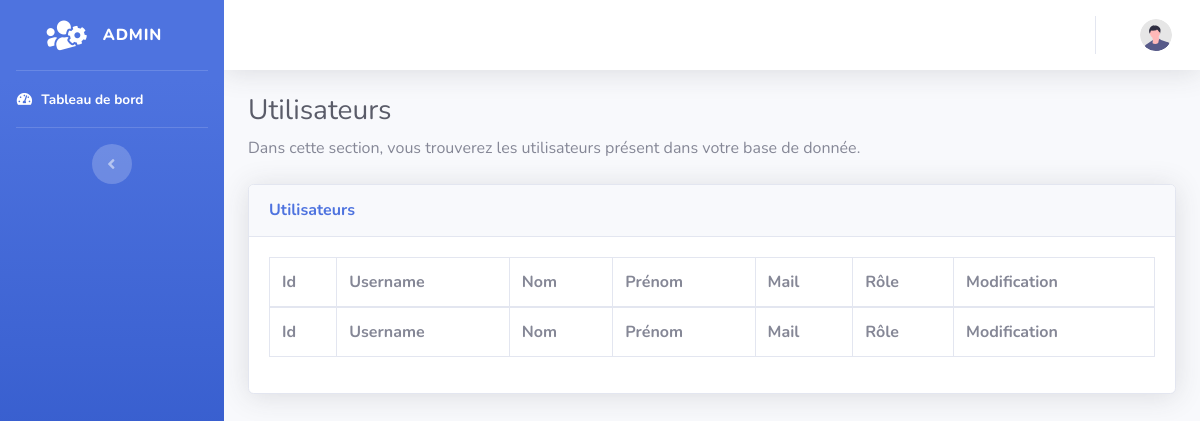
Page /admin.php on the earlier database version.
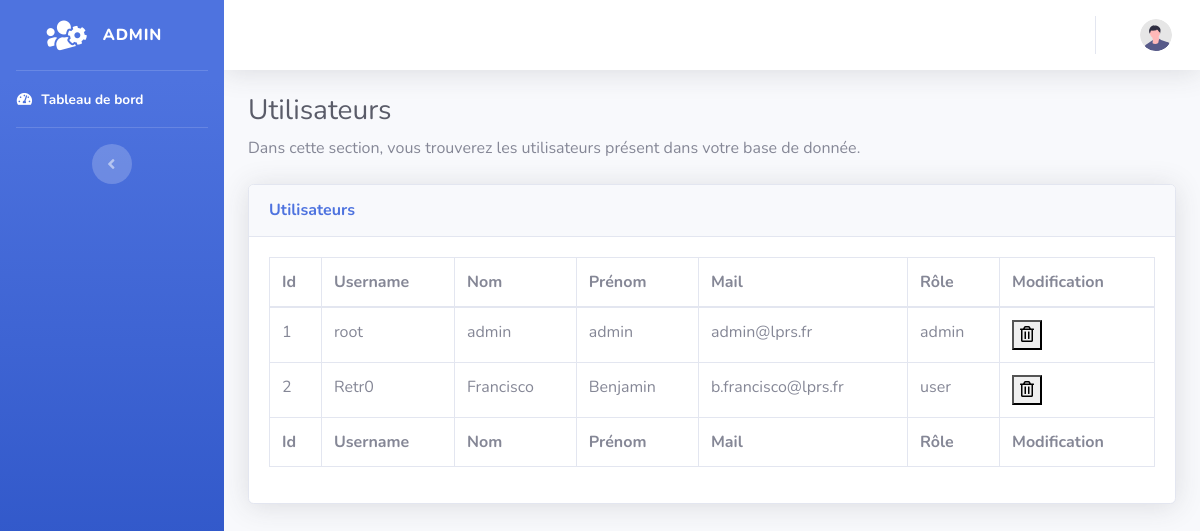
Same page on the later database version.
### tables this page shows
CREATE TABLE IF NOT EXISTS `users` (
  `id` smallint(5) UNSIGNED NOT NULL AUTO_INCREMENT,
  `username` varchar(40) NOT NULL,
  `nom` varchar(80) NOT NULL,
  `prenom` varchar(80) NOT NULL,
  `password` varchar(40) NOT NULL,
  `mail` varchar(255) NOT NULL,
  `role` tinyint(3) UNSIGNED NOT NULL,
  PRIMARY KEY (`id`)
);

### model/Functions.php (called while the page is built, shortened)
<?php
require_once 'bdd.php';
class Functions
{
    private $req;
    public function setReq($req)
    {
        $this->req = $req;
    }
    public function getReq()
    {
        return $this->req;
    }
    public function fetch_user(){
        $bdd = new bdd();
        $req=$bdd->getStart()->prepare('SELECT * FROM users ');
        $req->execute();
        $donne = $req->fetchAll();
    }
}

### model/bdd.php (called while the page is built)
<?php
class bdd
{
    private $bdd;
    public function __construct()
    {
        try {
            $this->bdd = new PDO('mysql:host=localhost;dbname=library;charset=utf8', 'root', '');
            $this->bdd->exec('SET CHARACTER SET utf8');
        }
       catch(Exception $e){
            die('Erreur : '.$e->getMessage());
       }
    }
    public function getStart(){
        return $this->bdd;
    }
}

### admin.php (the view, shortened to what this page needs)
<?php include 'inc/sidenav.php'; ?>
<?php include 'inc/header.php'; ?>
<?php require_once 'model/Functions.php'; ?>
            <div class="container-fluid">
                <h1 class="h3 mb-2 text-gray-800">Utilisateurs</h1>
                <p class="mb-4">Dans cette section, vous trouverez les utilisateurs présent dans votre base de donnée.</p>
                <div class="card shadow mb-4">
                    <div class="card-header py-3">
                        <h6 class="m-0 font-weight-bold text-primary">Utilisateurs</h6>
                    </div>
                    <div class="card-body">
                        <div class="table-responsive">
                            <?php
                            $function = new Functions();
                            $function->fetch_user();
                            $a = $function->getReq();
                            ?>
                            <table class="table table-bordered" id="dataTable" width="100%" cellspacing="0">
                                <thead>
                                <tr>
                                    <th>Id</th>
                                    <th>Username</th>
                                    <th>Nom</th>
                                    <th>Prénom</th>
                                    <th>Mail</th>
                                    <th>Rôle</th>
                                    <th>Modification</th>
                                </tr>
                                </thead>
                                <tbody>
                                <?php
                                $count_1 = count($a);
                                for ($i=0;$i<$count_1;$i++){
                                    if ($a[$i]['role'] == 1){
                                        $a[$i]['role'] = "admin";
                                    }
                                    elseif ($a[$i]['role'] == 2){
                                        $a[$i]['role'] = "user";
                                    }
                                    echo '<tr>';
                                    echo '<td>'.$a[$i]['id'].'</td>';
                                    echo '<td>'.$a[$i]['username'].'</td>';
                                    echo '<td>'.$a[$i]['nom'].'</td>';
                                    echo '<td>'.$a[$i]['prenom'].'</td>';
                                    echo '<td>'.$a[$i]['mail'].'</td>';
                                    echo '<td>'.$a[$i]['role'].'</td>';
                                    echo '<td>
                                          <form action="traitement/traitement_suppression.php" method="post" id="form">
                                            <input name="id" hidden value="' .$a[$i]['id'].'">
                                            <button document.getElementById("form").submit();">
                                                <i class="far fa-trash-alt"></i>
                                            </button>
                                          </form>
                                          </td>';
                                    echo '</tr>';
                                }
                                ?>
                                </tbody>
                                <tfoot>
                                <tr>
                                    <th>Id</th>
                                    <th>Username</th>
                                    <th>Nom</th>
                                    <th>Prénom</th>
                                    <th>Mail</th>
                                    <th>Rôle</th>
                                    <th>Modification</th>
                                </tr>
                                </tfoot>
                            </table>
                        </div>
                    </div>
                </div>
            </div>
    </div>
</div>
</body>
</html>

### inc/sidenav.php (shortened to what this page needs)
<!DOCTYPE html>
<html lang="fr">
<head>
    <link href="./assets/vendor/fontawesome-free/css/all.min.css" rel="stylesheet" type="text/css">
    <link href="./assets/css/sb-admin-2.min.css" rel="stylesheet">
</head>
<body id="page-top">
<div id="wrapper">
    <ul class="navbar-nav bg-gradient-primary sidebar sidebar-dark accordion" id="accordionSidebar">
        <a class="sidebar-brand d-flex align-items-center justify-content-center" href="index.php">
            <div class="sidebar-brand-icon rotate-n-15">
                <i class="fas fa-users-cog"></i>
            </div>
            <div class="sidebar-brand-text mx-3">ADMIN</div>
        </a>
        <hr class="sidebar-divider my-0">
        <li class="nav-item active">
            <a class="nav-link" href="admin.php">
                <i class="fas fa-fw fa-tachometer-alt"></i>
                <span>Tableau de bord</span>
            </a>
        </li>
        <hr class="sidebar-divider d-none d-md-block">
        <div class="text-center d-none d-md-inline">
            <button class="rounded-circle border-0" id="sidebarToggle">
            </button>
        </div>
    </ul>

### inc/header.php (shortened to what this page needs)
<div id="content-wrapper" class="d-flex flex-column">
    <div id="content">
        <nav class="navbar navbar-expand navbar-light bg-white topbar mb-4 static-top shadow">
            <ul class="navbar-nav ml-auto">
                <li class="nav-item dropdown no-arrow">
                    <a class="nav-link dropdown-toggle" id="userDropdown" role="button" data-toggle="dropdown" aria-haspopup="true" aria-expanded="false">
                        <img class="img-profile rounded-circle" src="./assets/img/undraw_profile.svg">
                    </a>
                </li>
            </ul>
        </nav>

Differences in the rows shown:
added users: id "1", username "root", nom "admin", prenom "admin", mail "admin@lprs.fr", role "admin"
added users: id "2", username "Retr0", nom "Francisco", prenom "Benjamin", mail "b.francisco@lprs.fr", role "user"
